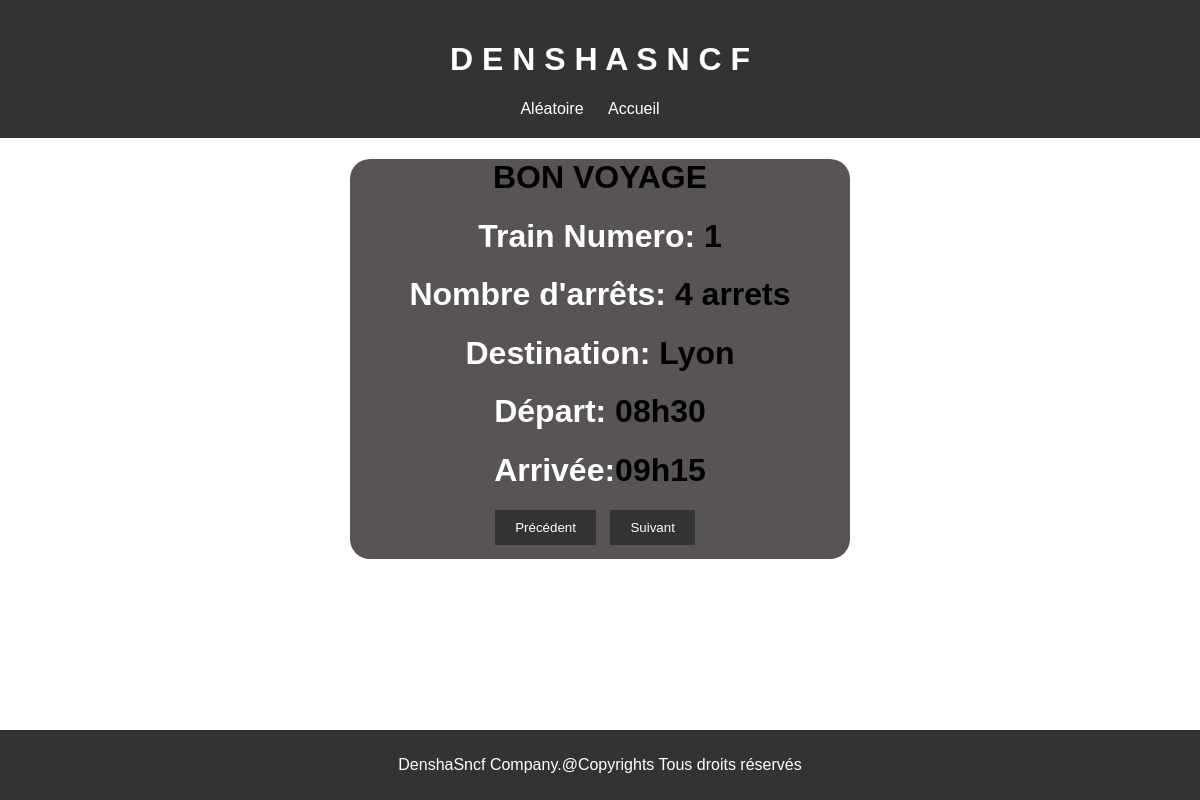
Page /ratp/show/1 on the committed database.
### ratp/models.py (models this page shows)
class Train(models.Model):
    id=models.AutoField(primary_key=True)
    arrets=models.CharField(max_length=100)
    destination=models.CharField(max_length=100)
    depart=models.CharField(max_length=100)
    arrivee=models.CharField(max_length=105)

### ratp/views.py (the view)
# urls.py: path('show/<body>',views.show, name="show" ),
def show(request,body):
    a=int(body)
    trai=Train.objects.all()[a-1]
    long=len(Train.objects.all())
    return render(request,"ratp/show.html",{
        "id":trai.id,
        "arrets":trai.arrets,
        "destination":trai.destination,
        "depart":trai.depart,
        "arrive":trai.arrivee,
        "len":long
    })

### ratp/templates/ratp/show.html (shortened to what this page needs)
{% load static %}
<!DOCTYPE html>
<html lang="en">
<head>
    <link rel="stylesheet" href="{% static 'ratp/CSS/show.css' %}">
</head>
<body>
    <header>
        <h1>D E N S H A S N C F</h1>
        <nav>
            <ul>
                <li><a href="../random">Aléatoire</a></li>
                <li><a href="../index">Accueil</a></li>
            </ul>
        </nav>
    </header>
    <div id="container">
        <h1>BON VOYAGE</h1>
        <div class="info">
            <h1><span>Train Numero: </span> {{id}}</h1>
            <h1><span>Nombre d'arrêts: </span>{{arrets}}</h1>
            <h1><span>Destination: </span>{{destination}}</h1>
            <h1><span>Départ: </span>{{depart}}</h1>
            <h1><span>Arrivée:</span>{{arrive}}</h1>
        </div>
        <div class="bouton">
            <button id="moins">Précédent</button>
            <button id="plus">Suivant</button>
        </div>
    </div>
    <footer>
        <p>DenshaSncf Company.@Copyrights Tous droits réservés</p>
    </footer>
</body>
</html>

### ratp/static/ratp/CSS/show.css (style rules this page uses)
body { font-family: Arial, sans-serif; margin: 0; padding: 0; }
header { background-color: #333; color: #fff; padding: 20px; text-align: center; }
nav ul { list-style-type: none; margin: 0; padding: 0; }
nav ul li { display: inline; margin-right: 20px; }
nav ul li a { color: #fff; text-decoration: none; }
#container { margin: 20px auto; text-align: center; border-radius: 20px; width: 500px; height: 400px; background-color: #595454; }
span { color: white; }
.bouton button { background-color: #333; color: #fff; padding: 10px 20px; border: none; cursor: pointer; margin-right: 10px; }
footer { background-color: #333; color: #fff; text-align: center; padding: 10px 0; position: fixed; bottom: 0; width: 100%; }

### rows in the picture
Train: arrets "4 arrets", destination "Lyon", depart "08h30", arrivee "09h15"

### other values in the picture
{{ id }} "1"
